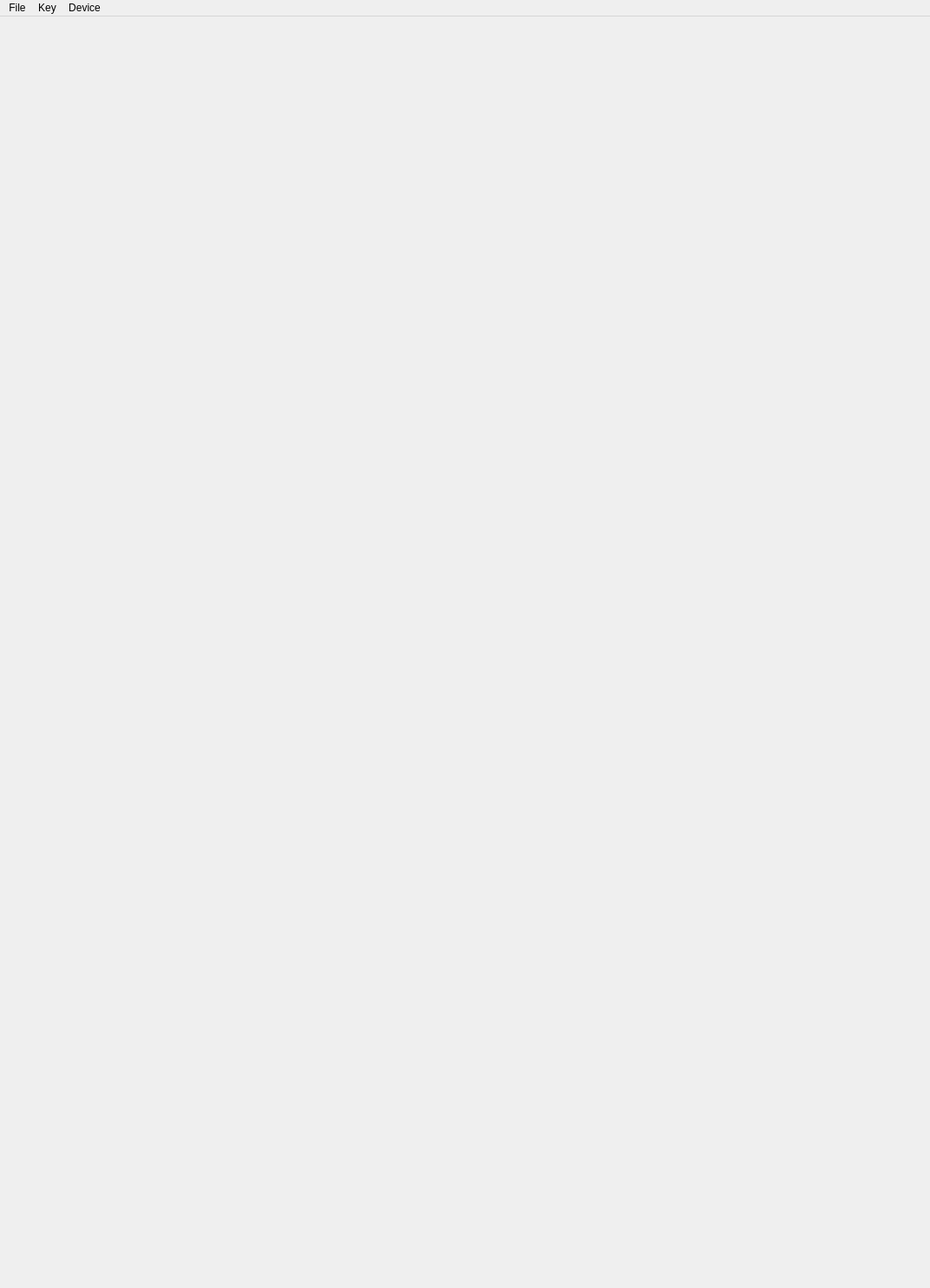
<?xml version="1.0" encoding="UTF-8"?>
<ui version="4.0">
 <class>QBookEmu</class>
 <widget class="QMainWindow" name="QBookEmu">
  <property name="geometry">
   <rect>
    <x>0</x>
    <y>0</y>
    <width>1072</width>
    <height>1484</height>
   </rect>
  </property>
  <property name="windowTitle">
   <string>MainWindow</string>
  </property>
  <widget class="QWidget" name="centralwidget">
   <property name="sizePolicy">
    <sizepolicy hsizetype="Expanding" vsizetype="Expanding">
     <horstretch>0</horstretch>
     <verstretch>0</verstretch>
    </sizepolicy>
   </property>
   <property name="minimumSize">
    <size>
     <width>0</width>
     <height>0</height>
    </size>
   </property>
   <property name="baseSize">
    <size>
     <width>849</width>
     <height>1131</height>
    </size>
   </property>
  </widget>
  <widget class="QMenuBar" name="menubar">
   <property name="geometry">
    <rect>
     <x>0</x>
     <y>0</y>
     <width>1072</width>
     <height>35</height>
    </rect>
   </property>
   <widget class="QMenu" name="menuFile">
    <property name="title">
     <string>File</string>
    </property>
    <addaction name="actionQuit" />
   </widget>
   <widget class="QMenu" name="menuKey">
    <property name="title">
     <string>Key</string>
    </property>
    <addaction name="actionHome" />
    <addaction name="actionMenu" />
    <addaction name="actionPower" />
   </widget>
   <widget class="QMenu" name="menuDevice">
    <property name="title">
     <string>Device</string>
    </property>
    <widget class="QMenu" name="menuBattery">
     <property name="title">
      <string>Battery</string>
     </property>
     <addaction name="actionBattery0" />
     <addaction name="actionBattery1" />
     <addaction name="actionBattery2" />
     <addaction name="actionBattery3" />
     <addaction name="separator" />
     <addaction name="actionBatteryWarning" />
     <addaction name="actionBatteryFull" />
    </widget>
    <widget class="QMenu" name="menuAntenna">
     <property name="title">
      <string>Antenna</string>
     </property>
     <addaction name="actionAntenna0" />
     <addaction name="actionAntenna1" />
     <addaction name="actionAntenna2" />
     <addaction name="actionAntenna3" />
     <addaction name="actionAntenna4" />
     <addaction name="separator" />
     <addaction name="actionAntennaDisable" />
    </widget>
    <addaction name="menuAntenna" />
    <addaction name="menuBattery" />
    <addaction name="separator" />
    <addaction name="actionUsb" />
    <addaction name="actionCharger" />
    <addaction name="actionMmc" />
    <addaction name="separator" />
    <addaction name="actionSleep" />
    <addaction name="actionWakeup" />
    <addaction name="actionShutdown" />
   </widget>
   <addaction name="menuFile" />
   <addaction name="menuKey" />
   <addaction name="menuDevice" />
  </widget>
  <action name="actionQuit">
   <property name="text">
    <string>Quit</string>
   </property>
   <property name="shortcut">
    <string>Ctrl+Q</string>
   </property>
  </action>
  <action name="actionHome">
   <property name="text">
    <string>Home</string>
   </property>
   <property name="shortcut">
    <string>Alt+1</string>
   </property>
  </action>
  <action name="actionMenu">
   <property name="text">
    <string>Menu</string>
   </property>
   <property name="shortcut">
    <string>Alt+2</string>
   </property>
  </action>
  <action name="actionAntenna0">
   <property name="checkable">
    <bool>true</bool>
   </property>
   <property name="text">
    <string>0</string>
   </property>
  </action>
  <action name="actionAntenna1">
   <property name="checkable">
    <bool>true</bool>
   </property>
   <property name="text">
    <string>1</string>
   </property>
  </action>
  <action name="actionAntenna2">
   <property name="checkable">
    <bool>true</bool>
   </property>
   <property name="text">
    <string>2</string>
   </property>
  </action>
  <action name="actionAntenna3">
   <property name="checkable">
    <bool>true</bool>
   </property>
   <property name="text">
    <string>3</string>
   </property>
  </action>
  <action name="actionAntenna4">
   <property name="checkable">
    <bool>true</bool>
   </property>
   <property name="text">
    <string>4</string>
   </property>
  </action>
  <action name="actionAntennaDisable">
   <property name="checkable">
    <bool>true</bool>
   </property>
   <property name="text">
    <string>Disable</string>
   </property>
  </action>
  <action name="actionBattery0">
   <property name="checkable">
    <bool>true</bool>
   </property>
   <property name="text">
    <string>0</string>
   </property>
  </action>
  <action name="actionBattery1">
   <property name="checkable">
    <bool>true</bool>
   </property>
   <property name="text">
    <string>1</string>
   </property>
  </action>
  <action name="actionBattery2">
   <property name="checkable">
    <bool>true</bool>
   </property>
   <property name="text">
    <string>2</string>
   </property>
  </action>
  <action name="actionBattery3">
   <property name="checkable">
    <bool>true</bool>
   </property>
   <property name="text">
    <string>3</string>
   </property>
  </action>
  <action name="actionCharger">
   <property name="checkable">
    <bool>true</bool>
   </property>
   <property name="text">
    <string>Charger</string>
   </property>
   <property name="shortcut">
    <string>Ctrl+2</string>
   </property>
  </action>
  <action name="actionBatteryWarning">
   <property name="checkable">
    <bool>true</bool>
   </property>
   <property name="text">
    <string>Warning</string>
   </property>
  </action>
  <action name="actionSleep">
   <property name="text">
    <string>Sleep</string>
   </property>
  </action>
  <action name="actionShutdown">
   <property name="text">
    <string>Shutdown</string>
   </property>
  </action>
  <action name="actionWakeup">
   <property name="text">
    <string>Wakeup</string>
   </property>
  </action>
  <action name="actionMmc">
   <property name="checkable">
    <bool>true</bool>
   </property>
   <property name="text">
    <string>MMC</string>
   </property>
   <property name="shortcut">
    <string>Ctrl+1</string>
   </property>
  </action>
  <action name="actionUsb">
   <property name="checkable">
    <bool>true</bool>
   </property>
   <property name="text">
    <string>USB</string>
   </property>
   <property name="shortcut">
    <string>Ctrl+3</string>
   </property>
  </action>
  <action name="actionBatteryFull">
   <property name="checkable">
    <bool>true</bool>
   </property>
   <property name="text">
    <string>Full</string>
   </property>
  </action>
  <action name="actionPower">
   <property name="text">
    <string>Power</string>
   </property>
   <property name="shortcut">
    <string>Alt+8</string>
   </property>
  </action>
 </widget>
 <resources />
 <connections />
</ui>
